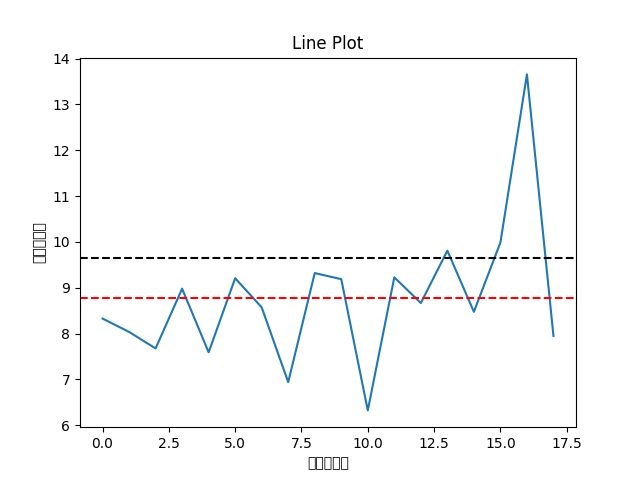

Python code for this plot:
import tkinter as tk
import csv
import os
import openpyxl
import matplotlib.pyplot as plt
import numpy as np

root = tk.Tk()
root.geometry("300x200")
root.title('融江金顺车辆每次加油的百公里油耗')
root.configure(bg='white')
# 创建 Label、Entry 和 Button 对象
label = tk.Label(root, text="请输入文件名:",font=('微软雅黑', 10, 'bold'))
label.pack(pady=10)
entry = tk.Entry(root, width=50,background='red')
entry.pack()
button = tk.Button(root, text="运行",font=('微软雅黑', 10, 'bold'))

# 定义打开CSV文件的函数
def open_csv_file():
    # 打开 Excel 文件
    # 获取输入的文件名
    file_name = entry.get()
    # 拼接文件路径
    workbook = openpyxl.load_workbook(file_name)

    # 选择工作表
    worksheet = workbook.active

    # 处理每一个工作表
    for sheet_name in workbook.sheetnames:
            # print(sheet_name)
        if sheet_name == '加油明细':
            worksheet = workbook[sheet_name]
            cnt = 0
            valid_data = []
            for row in worksheet.iter_rows(values_only=True):
                # 选择有用的列输出
                new_row = row[1:5] + row[6:8]
                # 处理每一行数据
                if new_row[0] != None:
                    # print(new_row)
                    valid_data.append(new_row)
                    cnt += 1

    # 输出到valid.csv文件中
    with open('valid_test.csv', 'w', newline='') as csvfile:
        writer = csv.writer(csvfile)
        for row in valid_data:
            # 如果公里数、加油量、加油金额没有空缺，说明这条数据有效，输出
            if row[3] and row[4] and row[5]:
                writer.writerow(row)

    # 列表用于存储每一辆不同的车
    distinct_car = []

    # 打开前面处理完的文件
    with open('valid_test.csv', 'r', newline='') as csvfile:
        reader = csv.reader(csvfile)
        for row in reader:
            # 寻找独特的车牌号
            if row[2] not in distinct_car and row[2] != '车牌号':
                distinct_car.append(row[2])

    # 打开前面处理完的文件
    with open('valid_test.csv', 'r', newline='') as csvfile:
        reader = csvfile.readlines()
        # 读取标题
        title = reader[0]
        if not os.path.exists('./test_cars'):
            os.mkdir('./test_cars')
        # 将每一辆不同的车的相关信息都输出到其相应的csv文件（在cars文件夹下）
        while distinct_car:
            tmp = distinct_car.pop(0)
            data = []
            for row in reader:
                if tmp in row:
                    data.append(row)
            # print(data)
            with open('./test_cars/' + tmp + '.csv', 'w', newline='') as new_csvfile:
                new_csvfile.writelines(title)
                new_csvfile.writelines(data)
    folder_path = './test_cars'

    # 遍历文件夹下的所有文件
    for filename in os.listdir(folder_path):
        # 拼接文件路径
        filepath = os.path.join(folder_path, filename)
        # 打开存储每辆车信息的独特的csv文件
        with open(filepath, 'r', newline='') as csvfile:
            reader = csvfile.readlines()
            title = reader[0]
            data = []
            # 将数据从字符串转成列表类型
            for row in reader[1:]:
                tmp = row.split(',')
                tmp[4], tmp[5] = round(float(tmp[4]), 2), round(float(tmp[5]), 2)
                data.append(tmp)
            if len(data):
                new_data = [data[0]]
            else:
                break
            for i in range(1, len(data)):
                # 判断第四个元素是否相同
                if data[i][3] == new_data[-1][3]:
                    # 合并第五个元素和第六个元素的值
                    new_data[-1][4] += data[i][4]
                    new_data[-1][5] += data[i][5]
                else:
                    # 将不同的数组添加到新的列表中
                    new_data.append(data[i])
            w = []
            # 将列表转回字符串用于输出
            for item in new_data:
                x = ','.join(str(i) for i in item) + '\n'
                w.append(x)

            # 根据车牌号输出
            with open(filepath, 'w', newline='') as new_csvfile:
                new_csvfile.writelines(title)
                new_csvfile.writelines(w)
    folder_path = './test_cars'
    if not os.path.exists('./test_result'):
        os.mkdir('./test_result')

    # 如果total文件存在，删除该文件
    if os.path.isfile('./total.txt'):
        os.remove('./total.txt')

    # 遍历文件夹下的所有文件
    for filename in os.listdir(folder_path):
        # 拼接文件路径
        filepath = os.path.join(folder_path, filename)

        # 打开存储不同车辆信息的文件
        with open(filepath, 'r', newline='') as csvfile:
            reader = csvfile.readlines()
            title = reader[0]
            data = []
            consumption = []

            # 将字符串转成列表形式
            for row in reader[1:]:
                tmp = row.split(',')
                tmp[4], tmp[5] = round(float(tmp[4]), 2), round(float(tmp[5]), 2)
                data.append(tmp)
            first = data[0]

            # 求百公里油耗
            for i in range(1, len(data)):
                kilo_dif = float(data[i][3]) - float(data[i - 1][3])
                per = float(data[i - 1][4]) / kilo_dif * 100
                consumption.append(per)

            # 避免下一行出现除以0的情况
            if len(consumption):
                mean_value = sum(consumption) / len(consumption)
                variance = np.var(consumption)
                max_value, min_value = max(consumption), min(consumption)

                # 打开total文件，选择在文件后面添加内容的写入方式，写入最大值、最小值、平均值、方差
                with open('./total.txt', 'a') as file:
                    file.write(filename.rstrip('.csv') + ':')
                    file.write('最大值：' + str(round(max_value, 2)) + '最小值：' + str(round(min_value, 2)) +
                               '平均值：' + str(round(mean_value, 2)) + '方差：' + str(round(variance, 2)) + '\n')
                # print(filepath,':',max_value,min_value,mean_value,variance)

                # 定义异常范围为超过平均值百分之十
                max_range = mean_value * 1.1

                # 找到异常值的序号
                abnormal = [i for i, num in enumerate(consumption) if num > max_range]
                date = []

                # 以时间，百公里耗油的形式输出到result文件
                for i in abnormal:
                    date.append(str(data[i][0]) + ',' + str(consumption[i]) + "\n")
                with open('./test_result/_' + filename, 'w') as file:
                    file.write('时间,百公里耗油\n')
                    file.writelines(date)
                if not os.path.exists('./test_pics'):
                    os.mkdir('./test_pics')
                # 为每辆车的结果建立新图像
                plt.figure()
                x = range(len(consumption))
                y = consumption
                plt.plot(x, y)
                # 添加平均值线
                plt.axhline(y=mean_value, color='r', linestyle='--')
                plt.axhline(y=max_range, color='black', linestyle='--')
                # 添加标签和标题
                plt.xlabel('第几次加油')
                plt.ylabel('百公里耗油')
                plt.title('Line Plot')
                # 显示图形
                plt.savefig('./test_pics/' + filename + '.png')
            else:
                continue



# 绑定按钮点击事件
button.config(command=open_csv_file)
button.pack(pady=10)

root.mainloop()